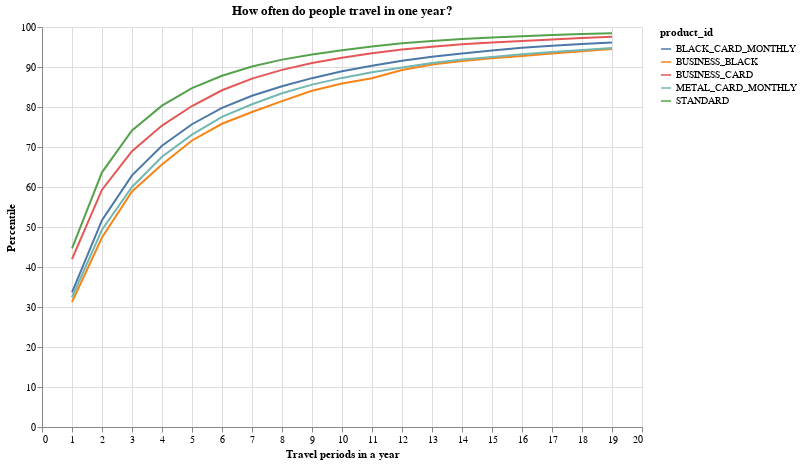

Write notebook code for a chart like this one.
### Code cell
data = pd.read_pickle("travel_periods.pkl")

data = data.loc[data["product_id"] != "FLEX_ACCOUNT_MONTHLY", :]

data["count"] = 1

data = data.groupby(["user_id", "product_id"]).agg("sum").reset_index()
data["freq"] = 1
data = data.groupby(["count", "product_id"]).agg("sum").reset_index()
data["total"] = data.groupby("product_id")["freq"].transform("sum")
data["perc"] = 100 * (data["freq"]) / data["total"]

data["cum_sum"] = data.groupby("product_id")["perc"].cumsum()

data = data.loc[data["count"] < 20, :]

bars = (
    alt.Chart(data)
    .mark_line()
    .encode(
        x=alt.X("count:Q", axis=alt.Axis(title="Travel periods in a year")),
        y=alt.Y("cum_sum:Q", axis=alt.Axis(title="Percentile")),
        color=alt.Color("product_id"),
    )
    .properties(width=600, height=400, title="How often do people travel in one year?")
)

bars

### Figure 1 — Vega-Lite specification as saved in the notebook (floating-point values rounded to 4 significant figures)
{"config": {"view": {"continuousWidth": 400, "continuousHeight": 300}}, "data": {"name": "data-a5e9fcb27c90692f2189b0a15fdd78a4"}, "mark": "line", "encoding": {"color": {"type": "nominal", "field": "product_id"}, "x": {"type": "quantitative", "axis": {"title": "Travel periods in a year"}, "field": "count"}, "y": {"type": "quantitative", "axis": {"title": "Percentile"}, "field": "cum_sum"}}, "height": 400, "title": "How often do people travel in one year?", "width": 600, "$schema": "https://vega.github.io/schema/vega-lite/v4.0.2.json", "datasets": {"data-a5e9fcb27c90692f2189b0a15fdd78a4": [{"count": 1, "product_id": "BLACK_CARD_MONTHLY", "group_id": 93335, "volume": 9803000.0, "transactions": 279032, "days_spent": 550030, "freq": 15346, "total": 45635, "perc": 33.63, "cum_sum": 33.63}, {"count": 1, "product_id": "BUSINESS_BLACK", "group_id": 13319, "volume": 516700.0, "transactions": 7501, "days_spent": 14193, "freq": 1085, "total": 3472, "perc": 31.25, "cum_sum": 31.25}, {"count": 1, "product_id": "BUSINESS_CARD", "group_id": 53020, "volume": 2519000.0, "transactions": 54245, "days_spent": 131614, "freq": 8544, "total": 20351, "perc": 41.98, "cum_sum": 41.98}, {"count": 1, "product_id": "METAL_CARD_MONTHLY", "group_id": 63646, "volume": 2179000.0, "transactions": 43859, "days_spent": 61940, "freq": 5485, "total": 16912, "perc": 32.43, "cum_sum": 32.43}, {"count": 1, "product_id": "STANDARD", "group_id": 447045, "volume": 27610000.0, "transactions": 852860, "days_spent": 1441495, "freq": 78530, "total": 175784, "perc": 44.67, "cum_sum": 44.67}, {"count": 2, "product_id": "BLACK_CARD_MONTHLY", "group_id": 143394, "volume": 8222000.0, "transactions": 228440, "days_spent": 360510, "freq": 8255, "total": 45635, "perc": 18.09, "cum_sum": 51.72}, {"count": 2, "product_id": "BUSINESS_BLACK", "group_id": 18898, "volume": 450100.0, "transactions": 7942, "days_spent": 9032, "freq": 560, "total": 3472, "perc": 16.13, "cum_sum": 47.38}, {"count": 2, "product_id": "BUSINESS_CARD", "group_id": 65003, "volume": 1791000.0, "transactions": 41424, "days_spent": 73545, "freq": 3530, "total": 20351, "perc": 17.35, "cum_sum": 59.33}, {"count": 2, "product_id": "METAL_CARD_MONTHLY", "group_id": 83765, "volume": 2023000.0, "transactions": 38527, "days_spent": 42941, "freq": 2856, "total": 16912, "perc": 16.89, "cum_sum": 49.32}, {"count": 2, "product_id": "STANDARD", "group_id": 600150, "volume": 20110000.0, "transactions": 623250, "days_spent": 782991, "freq": 33394, "total": 175784, "perc": 19.0, "cum_sum": 63.67}, {"count": 3, "product_id": "BLACK_CARD_MONTHLY", "group_id": 174725, "volume": 6700000.0, "transactions": 184070, "days_spent": 248040, "freq": 5107, "total": 45635, "perc": 11.19, "cum_sum": 62.91}, {"count": 3, "product_id": "BUSINESS_BLACK", "group_id": 23002, "volume": 387600.0, "transactions": 6979, "days_spent": 7092, "freq": 400, "total": 3472, "perc": 11.52, "cum_sum": 58.9}, {"count": 3, "product_id": "BUSINESS_CARD", "group_id": 71430, "volume": 1239000.0, "transactions": 32665, "days_spent": 48288, "freq": 1958, "total": 20351, "perc": 9.621, "cum_sum": 68.95}, {"count": 3, "product_id": "METAL_CARD_MONTHLY", "group_id": 102990, "volume": 1717000.0, "transactions": 31885, "days_spent": 29421, "freq": 1806, "total": 16912, "perc": 10.68, "cum_sum": 60.0}, {"count": 3, "product_id": "STANDARD", "group_id": 669044, "volume": 14640000.0, "transactions": 461170, "days_spent": 481380, "freq": 18386, "total": 175784, "perc": 10.46, "cum_sum": 74.13}, {"count": 4, "product_id": "BLACK_CARD_MONTHLY", "group_id": 203090, "volume": 5439000.0, "transactions": 149304, "days_spent": 173984, "freq": 3381, "total": 45635, "perc": 7.409, "cum_sum": 70.32}, {"count": 4, "product_id": "BUSINESS_BLACK", "group_id": 23353, "volume": 286900.0, "transactions": 5090, "days_spent": 5017, "freq": 234, "total": 3472, "perc": 6.74, "cum_sum": 65.64}, {"count": 4, "product_id": "BUSINESS_CARD", "group_id": 78309, "volume": 932800.0, "transactions": 23882, "days_spent": 28586, "freq": 1305, "total": 20351, "perc": 6.412, "cum_sum": 75.36}, {"count": 4, "product_id": "METAL_CARD_MONTHLY", "group_id": 120011, "volume": 1615000.0, "transactions": 30928, "days_spent": 24062, "freq": 1280, "total": 16912, "perc": 7.569, "cum_sum": 67.57}, {"count": 4, "product_id": "STANDARD", "group_id": 682025, "volume": 10140000.0, "transactions": 321914, "days_spent": 318654, "freq": 10929, "total": 175784, "perc": 6.217, "cum_sum": 80.35}, {"count": 5, "product_id": "BLACK_CARD_MONTHLY", "group_id": 208689, "volume": 4507000.0, "transactions": 125248, "days_spent": 138683, "freq": 2453, "total": 45635, "perc": 5.375, "cum_sum": 75.69}, {"count": 5, "product_id": "BUSINESS_BLACK", "group_id": 30030, "volume": 290700.0, "transactions": 5433, "days_spent": 4983, "freq": 208, "total": 3472, "perc": 5.991, "cum_sum": 71.63}, {"count": 5, "product_id": "BUSINESS_CARD", "group_id": 83100, "volume": 906900.0, "transactions": 22159, "days_spent": 24255, "freq": 993, "total": 20351, "perc": 4.879, "cum_sum": 80.24}, {"count": 5, "product_id": "METAL_CARD_MONTHLY", "group_id": 112906, "volume": 1377000.0, "transactions": 28682, "days_spent": 22371, "freq": 935, "total": 16912, "perc": 5.529, "cum_sum": 73.1}, {"count": 5, "product_id": "STANDARD", "group_id": 708391, "volume": 7932000.0, "transactions": 266415, "days_spent": 233545, "freq": 7720, "total": 175784, "perc": 4.392, "cum_sum": 84.74}, {"count": 6, "product_id": "BLACK_CARD_MONTHLY", "group_id": 214416, "volume": 3741000.0, "transactions": 105746, "days_spent": 112640, "freq": 1864, "total": 45635, "perc": 4.085, "cum_sum": 79.78}, {"count": 6, "product_id": "BUSINESS_BLACK", "group_id": 22845, "volume": 271000.0, "transactions": 4117, "days_spent": 3743, "freq": 145, "total": 3472, "perc": 4.176, "cum_sum": 75.81}, {"count": 6, "product_id": "BUSINESS_CARD", "group_id": 87763, "volume": 728500.0, "transactions": 20090, "days_spent": 21427, "freq": 802, "total": 20351, "perc": 3.941, "cum_sum": 84.18}, {"count": 6, "product_id": "METAL_CARD_MONTHLY", "group_id": 140762, "volume": 1182000.0, "transactions": 25092, "days_spent": 18433, "freq": 750, "total": 16912, "perc": 4.435, "cum_sum": 77.53}, {"count": 6, "product_id": "STANDARD", "group_id": 674266, "volume": 5915000.0, "transactions": 193702, "days_spent": 167828, "freq": 5382, "total": 175784, "perc": 3.062, "cum_sum": 87.8}, {"count": 7, "product_id": "BLACK_CARD_MONTHLY", "group_id": 205389, "volume": 3067000.0, "transactions": 88416, "days_spent": 88352, "freq": 1391, "total": 45635, "perc": 3.048, "cum_sum": 82.82}, {"count": 7, "product_id": "BUSINESS_BLACK", "group_id": 20327, "volume": 144800.0, "transactions": 3000, "days_spent": 2595, "freq": 102, "total": 3472, "perc": 2.938, "cum_sum": 78.74}, {"count": 7, "product_id": "BUSINESS_CARD", "group_id": 88661, "volume": 676600.0, "transactions": 16293, "days_spent": 14172, "freq": 594, "total": 20351, "perc": 2.919, "cum_sum": 87.1}, {"count": 7, "product_id": "METAL_CARD_MONTHLY", "group_id": 121721, "volume": 1070000.0, "transactions": 21671, "days_spent": 12885, "freq": 533, "total": 16912, "perc": 3.152, "cum_sum": 80.68}, {"count": 7, "product_id": "STANDARD", "group_id": 644302, "volume": 4972000.0, "transactions": 166639, "days_spent": 136174, "freq": 4076, "total": 175784, "perc": 2.319, "cum_sum": 90.12}, {"count": 8, "product_id": "BLACK_CARD_MONTHLY", "group_id": 203691, "volume": 2605000.0, "transactions": 73201, "days_spent": 66341, "freq": 1081, "total": 45635, "perc": 2.369, "cum_sum": 85.19}, {"count": 8, "product_id": "BUSINESS_BLACK", "group_id": 27794, "volume": 174100.0, "transactions": 3282, "days_spent": 2769, "freq": 95, "total": 3472, "perc": 2.736, "cum_sum": 81.48}, {"count": 8, "product_id": "BUSINESS_CARD", "group_id": 82943, "volume": 487900.0, "transactions": 12686, "days_spent": 13047, "freq": 443, "total": 20351, "perc": 2.177, "cum_sum": 89.28}, {"count": 8, "product_id": "METAL_CARD_MONTHLY", "group_id": 125578, "volume": 1015000.0, "transactions": 20016, "days_spent": 14011, "freq": 465, "total": 16912, "perc": 2.75, "cum_sum": 83.43}, {"count": 8, "product_id": "STANDARD", "group_id": 600961, "volume": 4085000.0, "transactions": 139478, "days_spent": 108041, "freq": 3038, "total": 175784, "perc": 1.728, "cum_sum": 91.85}, {"count": 9, "product_id": "BLACK_CARD_MONTHLY", "group_id": 208771, "volume": 2465000.0, "transactions": 68578, "days_spent": 62731, "freq": 921, "total": 45635, "perc": 2.018, "cum_sum": 87.21}, {"count": 9, "product_id": "BUSINESS_BLACK", "group_id": 27119, "volume": 182100.0, "transactions": 5361, "days_spent": 3536, "freq": 89, "total": 3472, "perc": 2.563, "cum_sum": 84.04}, {"count": 9, "product_id": "BUSINESS_CARD", "group_id": 79123, "volume": 447900.0, "transactions": 12291, "days_spent": 9784, "freq": 348, "total": 20351, "perc": 1.71, "cum_sum": 90.99}, {"count": 9, "product_id": "METAL_CARD_MONTHLY", "group_id": 129702, "volume": 873300.0, "transactions": 16955, "days_spent": 11401, "freq": 366, "total": 16912, "perc": 2.164, "cum_sum": 85.6}, {"count": 9, "product_id": "STANDARD", "group_id": 540658, "volume": 3509000.0, "transactions": 117207, "days_spent": 88141, "freq": 2279, "total": 175784, "perc": 1.296, "cum_sum": 93.14}, {"count": 10, "product_id": "BLACK_CARD_MONTHLY", "group_id": 215150, "volume": 2246000.0, "transactions": 64274, "days_spent": 56450, "freq": 783, "total": 45635, "perc": 1.716, "cum_sum": 88.93}, {"count": 10, "product_id": "BUSINESS_BLACK", "group_id": 24296, "volume": 152900.0, "transactions": 3528, "days_spent": 2596, "freq": 63, "total": 3472, "perc": 1.815, "cum_sum": 85.86}, {"count": 10, "product_id": "BUSINESS_CARD", "group_id": 73850, "volume": 401400.0, "transactions": 9522, "days_spent": 8426, "freq": 273, "total": 20351, "perc": 1.341, "cum_sum": 92.33}, {"count": 10, "product_id": "METAL_CARD_MONTHLY", "group_id": 111290, "volume": 731500.0, "transactions": 13845, "days_spent": 8780, "freq": 284, "total": 16912, "perc": 1.679, "cum_sum": 87.28}, {"count": 10, "product_id": "STANDARD", "group_id": 526532, "volume": 2910000.0, "transactions": 98289, "days_spent": 72828, "freq": 1864, "total": 175784, "perc": 1.06, "cum_sum": 94.21}, {"count": 11, "product_id": "BLACK_CARD_MONTHLY", "group_id": 194806, "volume": 1699000.0, "transactions": 52013, "days_spent": 43884, "freq": 621, "total": 45635, "perc": 1.361, "cum_sum": 90.29}, {"count": 11, "product_id": "BUSINESS_BLACK", "group_id": 19528, "volume": 108600.0, "transactions": 1929, "days_spent": 1179, "freq": 47, "total": 3472, "perc": 1.354, "cum_sum": 87.21}, {"count": 11, "product_id": "BUSINESS_CARD", "group_id": 69355, "volume": 530700.0, "transactions": 10499, "days_spent": 8802, "freq": 221, "total": 20351, "perc": 1.086, "cum_sum": 93.42}, {"count": 11, "product_id": "METAL_CARD_MONTHLY", "group_id": 104854, "volume": 553400.0, "transactions": 12021, "days_spent": 7256, "freq": 235, "total": 16912, "perc": 1.39, "cum_sum": 88.66}, {"count": 11, "product_id": "STANDARD", "group_id": 518017, "volume": 2644000.0, "transactions": 87537, "days_spent": 64291, "freq": 1615, "total": 175784, "perc": 0.9187, "cum_sum": 95.12}, {"count": 12, "product_id": "BLACK_CARD_MONTHLY", "group_id": 211347, "volume": 1569000.0, "transactions": 49516, "days_spent": 37867, "freq": 584, "total": 45635, "perc": 1.28, "cum_sum": 91.57}, {"count": 12, "product_id": "BUSINESS_BLACK", "group_id": 37756, "volume": 154800.0, "transactions": 3828, "days_spent": 2705, "freq": 70, "total": 3472, "perc": 2.016, "cum_sum": 89.23}, {"count": 12, "product_id": "BUSINESS_CARD", "group_id": 70433, "volume": 289800.0, "transactions": 6593, "days_spent": 5546, "freq": 191, "total": 20351, "perc": 0.9385, "cum_sum": 94.35}, {"count": 12, "product_id": "METAL_CARD_MONTHLY", "group_id": 109347, "volume": 497900.0, "transactions": 10516, "days_spent": 5933, "freq": 203, "total": 16912, "perc": 1.2, "cum_sum": 89.87}, {"count": 12, "product_id": "STANDARD", "group_id": 539923, "volume": 1833000.0, "transactions": 68424, "days_spent": 44795, "freq": 1411, "total": 175784, "perc": 0.8027, "cum_sum": 95.93}, {"count": 13, "product_id": "BLACK_CARD_MONTHLY", "group_id": 172200, "volume": 1382000.0, "transactions": 42745, "days_spent": 35133, "freq": 458, "total": 45635, "perc": 1.004, "cum_sum": 92.57}, {"count": 13, "product_id": "BUSINESS_BLACK", "group_id": 25718, "volume": 90750.0, "transactions": 2483, "days_spent": 1946, "freq": 49, "total": 3472, "perc": 1.411, "cum_sum": 90.64}, {"count": 13, "product_id": "BUSINESS_CARD", "group_id": 69906, "volume": 278000.0, "transactions": 7578, "days_spent": 5829, "freq": 144, "total": 20351, "perc": 0.7076, "cum_sum": 95.06}, {"count": 13, "product_id": "METAL_CARD_MONTHLY", "group_id": 107327, "volume": 532900.0, "transactions": 11285, "days_spent": 6472, "freq": 189, "total": 16912, "perc": 1.118, "cum_sum": 90.98}, {"count": 13, "product_id": "STANDARD", "group_id": 454249, "volume": 1858000.0, "transactions": 64950, "days_spent": 43088, "freq": 1043, "total": 175784, "perc": 0.5933, "cum_sum": 96.52}, {"count": 14, "product_id": "BLACK_CARD_MONTHLY", "group_id": 177407, "volume": 1224000.0, "transactions": 36816, "days_spent": 29823, "freq": 374, "total": 45635, "perc": 0.8195, "cum_sum": 93.39}, {"count": 14, "product_id": "BUSINESS_BLACK", "group_id": 20993, "volume": 94540.0, "transactions": 1369, "days_spent": 792, "freq": 29, "total": 3472, "perc": 0.8353, "cum_sum": 91.47}, {"count": 14, "product_id": "BUSINESS_CARD", "group_id": 54936, "volume": 235500.0, "transactions": 6289, "days_spent": 5048, "freq": 123, "total": 20351, "perc": 0.6044, "cum_sum": 95.67}, {"count": 14, "product_id": "METAL_CARD_MONTHLY", "group_id": 86758, "volume": 445300.0, "transactions": 10745, "days_spent": 5443, "freq": 146, "total": 16912, "perc": 0.8633, "cum_sum": 91.85}, {"count": 14, "product_id": "STANDARD", "group_id": 408827, "volume": 1575000.0, "transactions": 57133, "days_spent": 33674, "freq": 834, "total": 175784, "perc": 0.4744, "cum_sum": 96.99}, {"count": 15, "product_id": "BLACK_CARD_MONTHLY", "group_id": 180733, "volume": 1168000.0, "transactions": 34389, "days_spent": 25012, "freq": 346, "total": 45635, "perc": 0.7582, "cum_sum": 94.15}, {"count": 15, "product_id": "BUSINESS_BLACK", "group_id": 16666, "volume": 111400.0, "transactions": 2532, "days_spent": 1298, "freq": 24, "total": 3472, "perc": 0.6912, "cum_sum": 92.17}, {"count": 15, "product_id": "BUSINESS_CARD", "group_id": 52621, "volume": 150400.0, "transactions": 4770, "days_spent": 3148, "freq": 96, "total": 20351, "perc": 0.4717, "cum_sum": 96.14}, {"count": 15, "product_id": "METAL_CARD_MONTHLY", "group_id": 67918, "volume": 352200.0, "transactions": 7184, "days_spent": 4422, "freq": 110, "total": 16912, "perc": 0.6504, "cum_sum": 92.5}, {"count": 15, "product_id": "STANDARD", "group_id": 362117, "volume": 1253000.0, "transactions": 45290, "days_spent": 26882, "freq": 653, "total": 175784, "perc": 0.3715, "cum_sum": 97.37}, {"count": 16, "product_id": "BLACK_CARD_MONTHLY", "group_id": 181858, "volume": 1188000.0, "transactions": 33620, "days_spent": 22909, "freq": 307, "total": 45635, "perc": 0.6727, "cum_sum": 94.82}, {"count": 16, "product_id": "BUSINESS_BLACK", "group_id": 17998, "volume": 31660.0, "transactions": 1083, "days_spent": 812, "freq": 21, "total": 3472, "perc": 0.6048, "cum_sum": 92.77}, {"count": 16, "product_id": "BUSINESS_CARD", "group_id": 42133, "volume": 195600.0, "transactions": 4225, "days_spent": 2543, "freq": 76, "total": 20351, "perc": 0.3734, "cum_sum": 96.51}, {"count": 16, "product_id": "METAL_CARD_MONTHLY", "group_id": 101744, "volume": 515900.0, "transactions": 8096, "days_spent": 4070, "freq": 114, "total": 16912, "perc": 0.6741, "cum_sum": 93.17}, {"count": 16, "product_id": "STANDARD", "group_id": 371827, "volume": 1218000.0, "transactions": 42708, "days_spent": 24925, "freq": 597, "total": 175784, "perc": 0.3396, "cum_sum": 97.71}, {"count": 17, "product_id": "BLACK_CARD_MONTHLY", "group_id": 153358, "volume": 853900.0, "transactions": 23495, "days_spent": 16943, "freq": 234, "total": 45635, "perc": 0.5128, "cum_sum": 95.33}, {"count": 17, "product_id": "BUSINESS_BLACK", "group_id": 18072, "volume": 53100.0, "transactions": 1021, "days_spent": 714, "freq": 20, "total": 3472, "perc": 0.576, "cum_sum": 93.35}, {"count": 17, "product_id": "BUSINESS_CARD", "group_id": 50635, "volume": 168200.0, "transactions": 4516, "days_spent": 3080, "freq": 80, "total": 20351, "perc": 0.3931, "cum_sum": 96.9}, {"count": 17, "product_id": "METAL_CARD_MONTHLY", "group_id": 87453, "volume": 368100.0, "transactions": 6928, "days_spent": 3072, "freq": 94, "total": 16912, "perc": 0.5558, "cum_sum": 93.73}, {"count": 17, "product_id": "STANDARD", "group_id": 368434, "volume": 1047000.0, "transactions": 37684, "days_spent": 20834, "freq": 514, "total": 175784, "perc": 0.2924, "cum_sum": 98.0}, {"count": 18, "product_id": "BLACK_CARD_MONTHLY", "group_id": 142099, "volume": 773800.0, "transactions": 24055, "days_spent": 16915, "freq": 197, "total": 45635, "perc": 0.4317, "cum_sum": 95.77}, {"count": 18, "product_id": "BUSINESS_BLACK", "group_id": 19737, "volume": 60690.0, "transactions": 1526, "days_spent": 750, "freq": 21, "total": 3472, "perc": 0.6048, "cum_sum": 93.95}, {"count": 18, "product_id": "BUSINESS_CARD", "group_id": 57266, "volume": 129600.0, "transactions": 3798, "days_spent": 2368, "freq": 74, "total": 20351, "perc": 0.3636, "cum_sum": 97.27}, {"count": 18, "product_id": "METAL_CARD_MONTHLY", "group_id": 84977, "volume": 304400.0, "transactions": 7689, "days_spent": 4094, "freq": 84, "total": 16912, "perc": 0.4967, "cum_sum": 94.22}, {"count": 18, "product_id": "STANDARD", "group_id": 304977, "volume": 771800.0, "transactions": 27005, "days_spent": 15309, "freq": 398, "total": 175784, "perc": 0.2264, "cum_sum": 98.22}, {"count": 19, "product_id": "BLACK_CARD_MONTHLY", "group_id": 142090, "volume": 686500.0, "transactions": 19570, "days_spent": 13690, "freq": 174, "total": 45635, "perc": 0.3813, "cum_sum": 96.15}, {"count": 19, "product_id": "BUSINESS_BLACK", "group_id": 11827, "volume": 118600.0, "transactions": 1886, "days_spent": 1264, "freq": 18, "total": 3472, "perc": 0.5184, "cum_sum": 94.47}, {"count": 19, "product_id": "BUSINESS_CARD", "group_id": 58195, "volume": 163200.0, "transactions": 4643, "days_spent": 2604, "freq": 63, "total": 20351, "perc": 0.3096, "cum_sum": 97.58}, {"count": 19, "product_id": "METAL_CARD_MONTHLY", "group_id": 78474, "volume": 391900.0, "transactions": 8483, "days_spent": 4192, "freq": 94, "total": 16912, "perc": 0.5558, "cum_sum": 94.78}, {"count": 19, "product_id": "STANDARD", "group_id": 318521, "volume": 822700.0, "transactions": 30575, "days_spent": 15982, "freq": 384, "total": 175784, "perc": 0.2184, "cum_sum": 98.44}]}}
